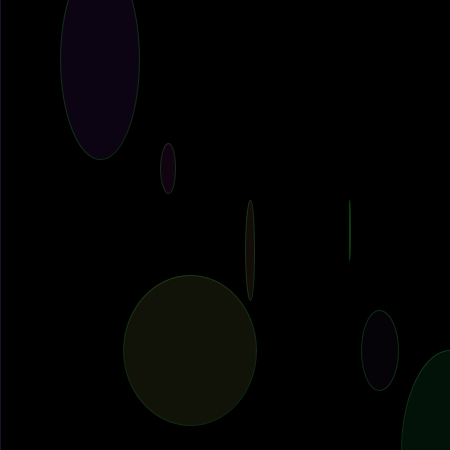
Frame 1 (no input)
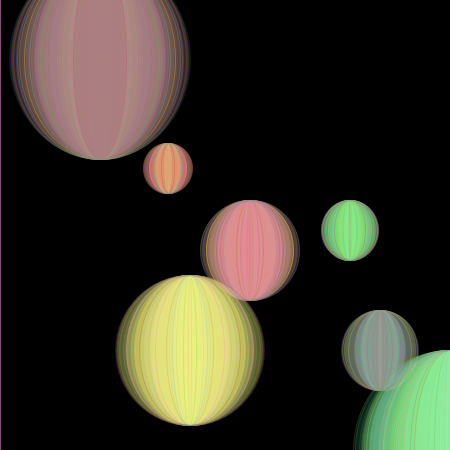
Frame 60 (the mouse pressed at the canvas centre just before this capture)
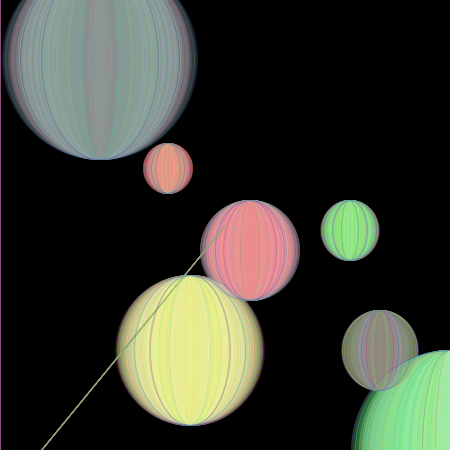
Frame 120 (the mouse held since frame 60 and released just before this capture)

The Processing sketch that drew these frames (run headless with seeded random() and noise(); from frame 60 on, the mouse is pressed at the canvas centre):

// Processing sketch: processing_36813
// ── processing_36813.pde

 void setup() {
size(450,450);
background(0);
}

void draw() {
//draw lines
strokeWeight(1);
stroke(random(255),random(255),random(255),50);
line(mouseX,mouseY,0,500);  

//draw balls 
stroke(random(255),random(255),random(255),50);

fill(random(220,256),random(30,256),random(30,256),20);
ellipse(250,250,random(100),(100));
fill(random(30,256),random(30,256),random(30,256),20);
ellipse(380,350,random(80),(80));

fill(random(30,256),random(30,256),random(30,256),20);
ellipse(100,59,random(200),(200));
fill(random(30,256),random(220,256),random(30,256),20);
ellipse(450,450,random(200),(200));
fill(random(30,256),random(220,256),random(30,256),20);
ellipse(350,230,random(60),(60));

fill(random(220,256),random(30,256),random(30,256),20);
ellipse(168,168,random(50),(50));
fill(random(220,256),random(220,256),random(30,256),20);
ellipse(190,350,random(150),(150));
}

  
      
                
